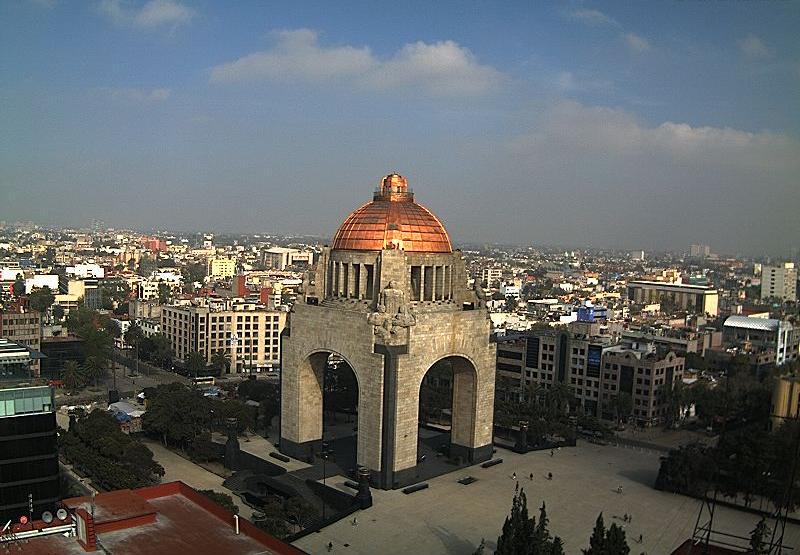
#> input picture images/test/00021510/day/20151102_150116.jpg, 800 x 555 px; its folder holds 4 pictures in this run
$ python main.py
#> lines starting #> are read from the running program, lines starting #| are printed output that depends on the picture
import cv2
import numpy as np
import glob
import random
from typing import Optional

DISTANCE_THRESHOLD = 0.75
MATCH_THRESHOLD = 30

# [60 lines left out: functions subtract, compare, not called in this run]

def testImages():
    """Function that runs through a bunch of test images and compares them, mixed day and night."""

    dayImages = []
    nightImages = []

    dayImages.extend([[cv2.imread(file), 1] for file in glob.glob("images/test/00021510/day/*.jpg")])
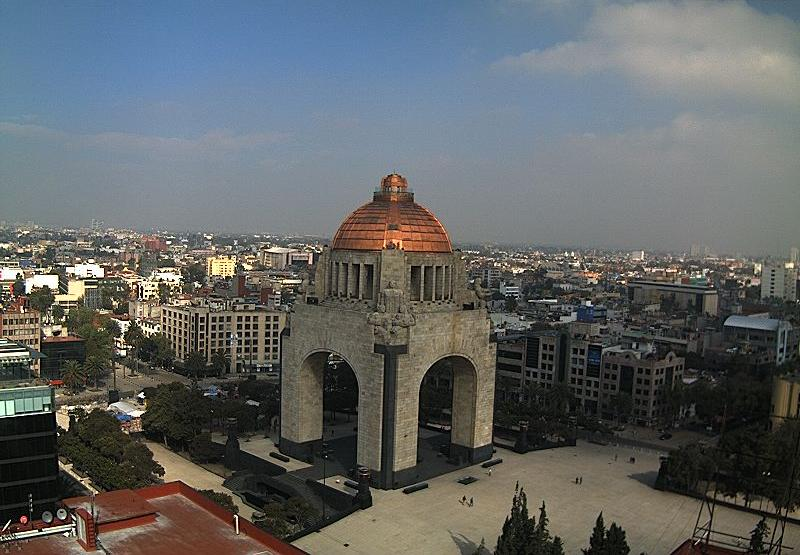
#> input picture images/test/00021510/day/20151102_153044.jpg, 800 x 555 px
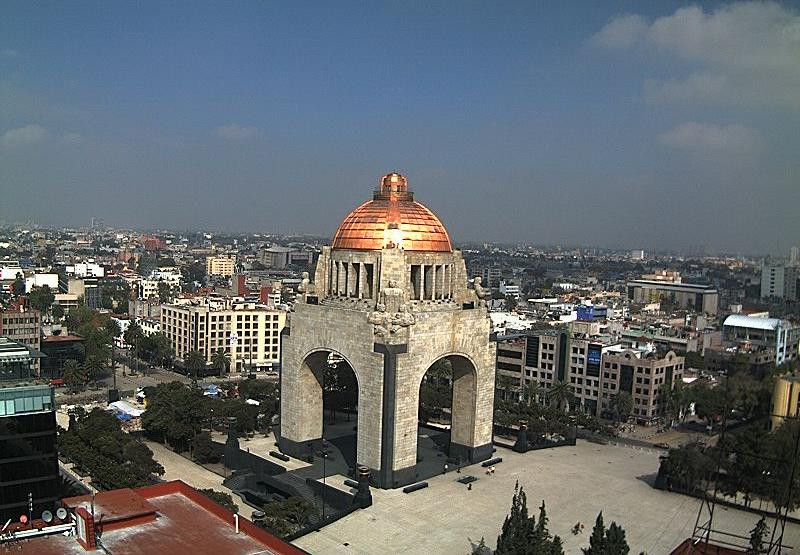
#> input picture images/test/00021510/day/20151102_160120.jpg, 800 x 555 px
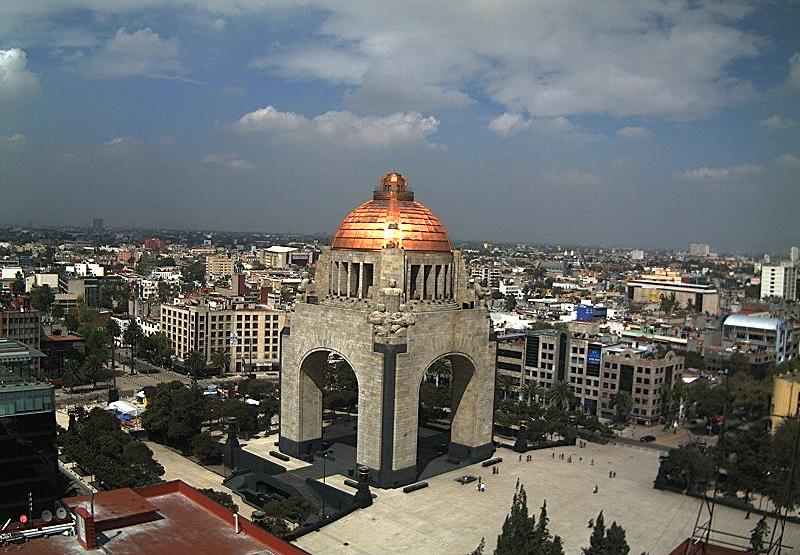
#> input picture images/test/00021510/day/20151102_173059.jpg, 800 x 555 px
    dayImages.extend([[cv2.imread(file), 2] for file in glob.glob("images/test/00023966/day/*.jpg")])

    nightImages.extend([[cv2.imread(file), 1] for file in glob.glob("images/test/00021510/night/*.jpg")])
    nightImages.extend([[cv2.imread(file), 2] for file in glob.glob("images/test/00023966/night/*.jpg")])

    # List structure: [[img1, 1], [img2, 1], [img3, 1]]
    # Where the second element is which set it came from

    # Helper function to pop a random element from the given list
    def popRandom(list):
        i = random.randrange(0, len(list))
        return list.pop(i)

    # Create pairs of day and night images until one or both lists has zero elements left
    pairs = []
    while dayImages and nightImages:
        randDay = popRandom(dayImages)
        randNight = popRandom(nightImages)
        pair = [randDay[0], randNight[0], randDay[1] == randNight[1]]
        pairs.append(pair)
#> this loop made 0 passes
#> after the loop, pairs = []

    # Make the second image of each pair the subtraction of the two
    for pair in pairs:
        pair[1] = subtract(pair[0], pair[1])

    # Compare the images in the pairs against each other (Currently only limited to 10 images)
    counter = 0
    for pair in pairs:
        if counter == 10:
            break
        compare(pair[0], pair[1], pair[2])
        counter += 1
#> after the loop, counter = 0


testImages()
